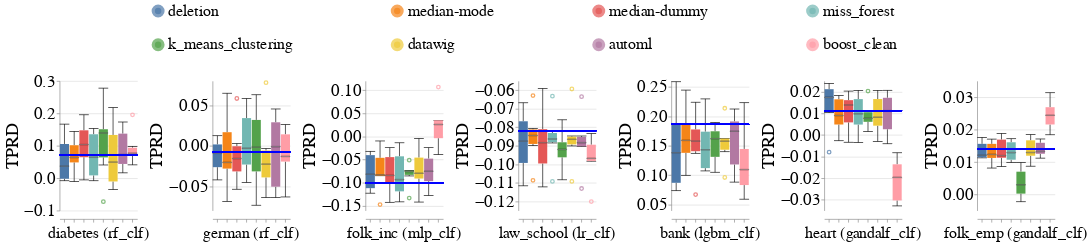

Notebook code cell kept with this figure:
### Markdown cell above
### Disparity Metrics

### Code cell
create_box_plots_for_diff_imputers_and_datasets(train_injection_scenario='MCAR3',
                                                test_injection_scenario='MCAR3',
                                                dataset_to_group=DATASETS_SENSITIVE_ATTRS,
                                                metric_name='Equalized_Odds_TPR',
                                                db_client=db_client)

### Figure 1 — Vega-Lite specification as saved in the notebook (floating-point values rounded to 4 significant figures; data arrays with more than 128 entries replaced by an {"elided": "..."} marker saying what was removed)
{"config": {"view": {"continuousWidth": 400, "continuousHeight": 300, "stroke": null}, "axis": {"labelFontSize": 26, "labelFontWeight": "normal", "titleFontSize": 28, "titleFontWeight": "normal"}, "facet": {"spacing": 15}, "header": {"labelFontSize": 24, "labelOrient": "bottom", "labelPadding": 5, "titleFontSize": 28}, "legend": {"columns": 4, "direction": "horizontal", "labelFontSize": 24, "labelLimit": 400, "orient": "top", "symbolOffset": 140, "symbolStrokeWidth": 10, "titleAnchor": "middle", "titleFontSize": 26, "titleLimit": 300}, "title": {"fontSize": 28}}, "data": {"name": "data-3601cc30bcf972a6f4c4e18695bef974"}, "facet": {"column": {"field": "Dataset_Name_With_Model_Name", "sort": {"field": "Dataset_Sequence_Number", "order": "ascending"}, "title": null, "type": "nominal"}}, "spec": {"layer": [{"mark": {"type": "boxplot", "median": {"stroke": "black", "strokeWidth": 0.7}, "ticks": true}, "encoding": {"color": {"field": "Null_Imputer_Name", "sort": ["deletion", "median-mode", "median-dummy", "miss_forest", "k_means_clustering", "datawig", "automl", "boost_clean"], "title": null, "type": "nominal"}, "x": {"axis": {"labels": false}, "field": "Null_Imputer_Name", "sort": ["deletion", "median-mode", "median-dummy", "miss_forest", "k_means_clustering", "datawig", "automl", "boost_clean"], "title": null, "type": "nominal"}, "y": {"field": "Metric_Value", "scale": {"zero": false}, "title": "TPRD", "type": "quantitative"}}}, {"mark": "rule", "encoding": {"color": {"value": "blue"}, "size": {"value": 2}, "y": {"field": "Baseline_Median", "type": "quantitative"}}}], "height": 200, "width": 120}, "resolve": {"scale": {"y": "independent"}}, "$schema": "https://vega.github.io/schema/vega-lite/v4.17.0.json", "datasets": {"data-3601cc30bcf972a6f4c4e18695bef974": {"elided": "336 records"}}}
